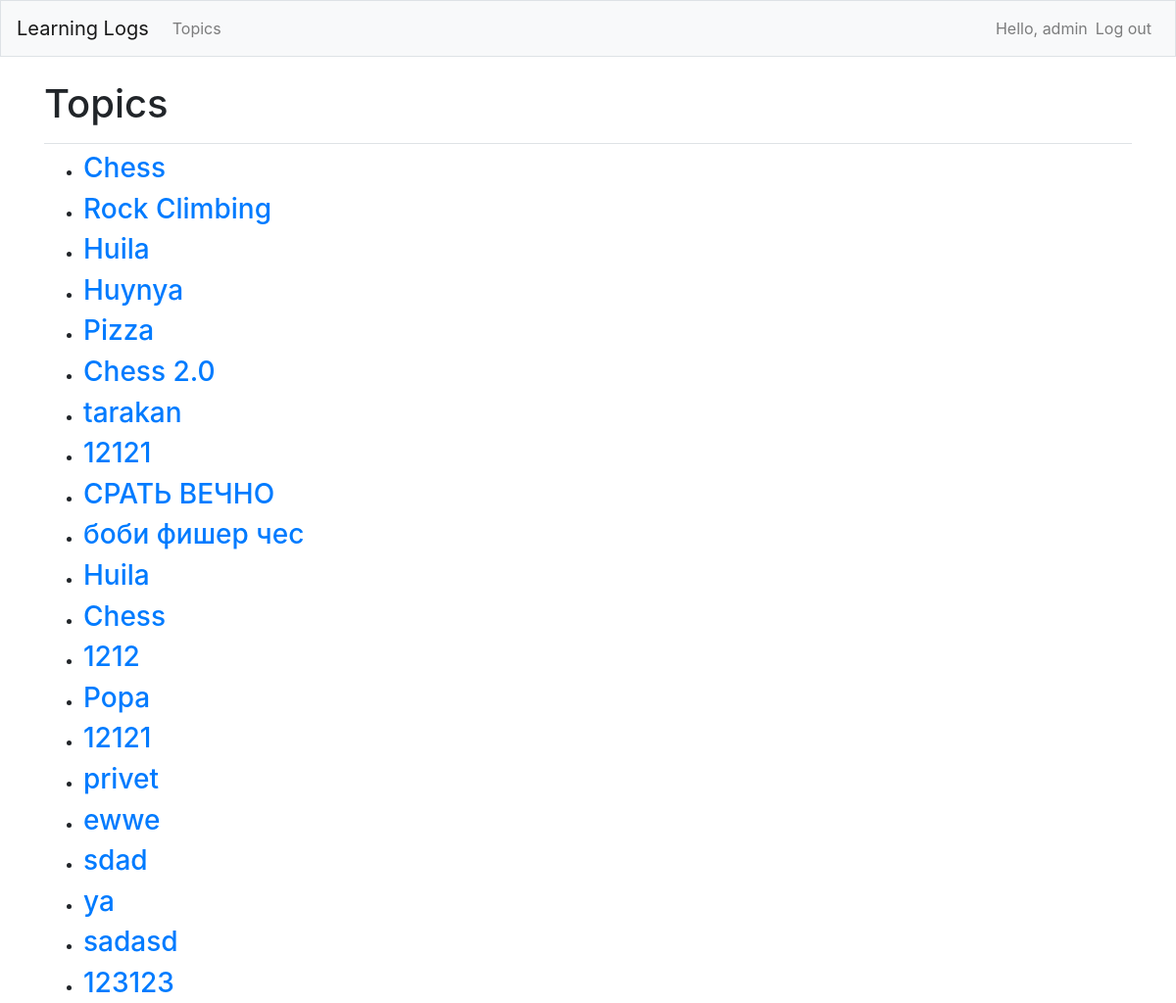
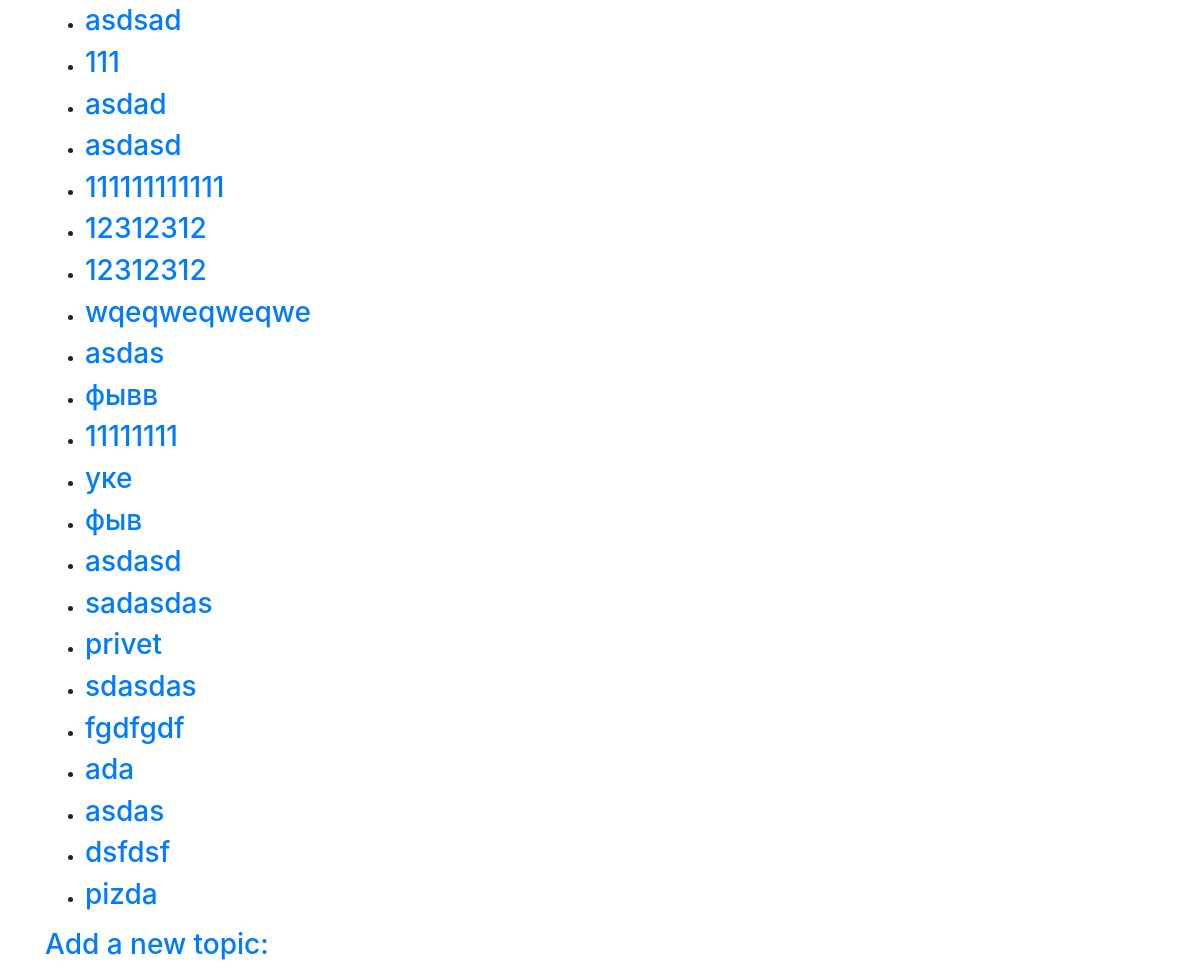
The app's page /topics/ (signed in) with its own data (2 pictures, top to bottom).
### learning_logs/models.py (models this page shows)
class Topic(models.Model):
    text = models.CharField(max_length = 200)
    date_added = models.DateTimeField(auto_now_add=True)
    owner = models.ForeignKey(User, on_delete=models.CASCADE)
    def __str__(self) -> str:
        return self.text

### learning_logs/views.py (the view)
# urls.py: path('topics/', views.topics, name='topics'), # Page with a list of all topics
@login_required
def topics(request):
    topics = Topic.objects.order_by('date_added')
    context = {'topics': topics}
    return render(request, 'learning_logs/topics.html', context)

### learning_logs/templates/learning_logs/topics.html
{% extends 'learning_logs/base.html' %}
{% block page_header %}
  <h1>Topics</h1>
{% endblock page_header %}
{% block content %}
  <ul>
      {% for topic in topics %}
      <li><h3>
        <a href="{% url 'learning_logs:topic' topic.id %}">{{ topic }}</a>
      </h3></li>
      {% empty %}
        <li><h3>No topics have been added yet!</h3></li>
      {% endfor %}
  </ul>
  <h3><a href="{% url 'learning_logs:new_topic' %}">Add a new topic:</h3></a>
{% endblock content %}

### learning_logs/templates/learning_logs/base.html (shortened to what this page needs)
{% load bootstrap4 %}
<!DOCTYPE html>
<html lang="en">
<head>
  {% bootstrap_css %}
</head>
<body>
  <nav class="navbar navbar-expand-md navbar-light bg-light mb-4 border">
    <a class="navbar-brand" href="{% url 'learning_logs:index' %}">Learning Logs</a>
    <div class="collapse navbar-collapse" id="navbarCollapse">
      <ul class="navbar-nav mr-auto">
        <li class="nav-item">
          <a class="nav-link" href="{% url 'learning_logs:topics' %}">Topics</a>
        </li>
      </ul>
      <ul class="navbar-nav ml-auto">
        {% if user.is_authenticated %}
          <li class="nav-item">
            <span class="navbar-text">Hello, {{ user.username }}</span>
          </li>
          <li class="nav-item">
            <a class="nav-link" href="{% url 'users:logout' %}">Log out</a>
          </li>
        {% endif %}
      </ul>
    </div>
  </nav>
  <main role="main" class="container">
    <div class="pb-2 mb-2 border-bottom">
      {% block page_header %}{% endblock page_header %}
    </div>
    <div>
      {% block content  %}{% endblock content %}
    </div>
  </main>
</body>
</html>

### records on screen
Topic: text "Chess"
Topic: text "Rock Climbing"
Topic: text "Huila"
Topic: text "Huynya"
Topic: text "Pizza"
Topic: text "Chess 2.0"
Topic: text "tarakan"
Topic: text "12121"
Topic: text "СРАТЬ ВЕЧНО"
Topic: text "боби фишер чес"
Topic: text "Huila"
Topic: text "Chess"
Topic: text "1212"
Topic: text "Popa"
Topic: text "12121"
Topic: text "privet"
Topic: text "ewwe"
Topic: text "sdad"
Topic: text "ya"
Topic: text "sadasd"
Topic: text "123123"
Topic: text "asdsad"
Topic: text "111"
Topic: text "asdad"
Topic: text "asdasd"
Topic: text "111111111111"
Topic: text "12312312"
Topic: text "12312312"
Topic: text "wqeqweqweqwe"
Topic: text "asdas"
Topic: text "фывв"
Topic: text "11111111"
Topic: text "уке"
Topic: text "фыв"
Topic: text "asdasd"
Topic: text "sadasdas"
Topic: text "privet"
Topic: text "sdasdas"
Topic: text "fgdfgdf"
Topic: text "ada"
Topic: text "asdas"
Topic: text "dsfdsf"
Topic: text "pizda"

### other values on screen
{{ user.username }} "admin"
